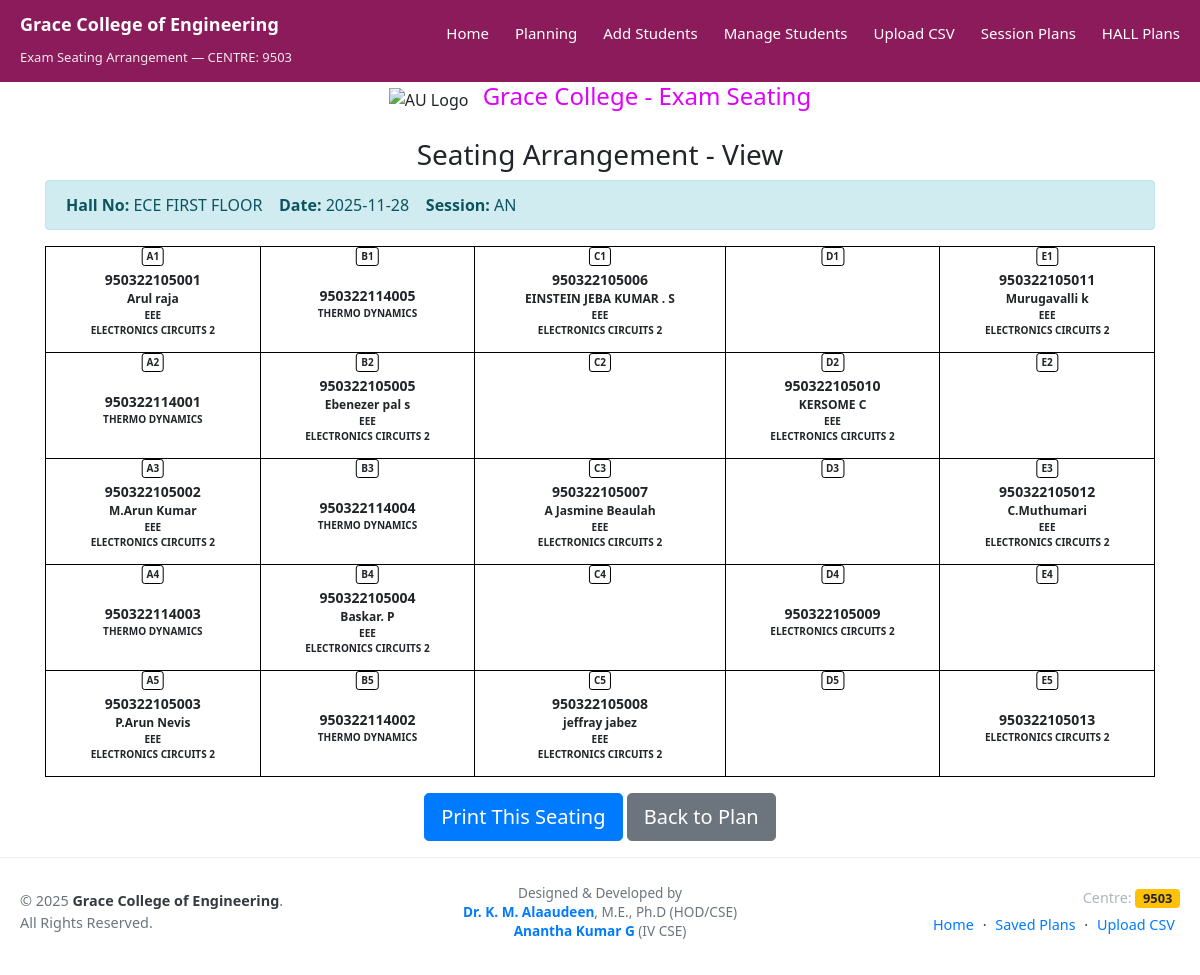
/view_seating_single.php?id=2, run on the app's committed database.
### tables this page shows
CREATE TABLE `exam_seating` (
  `id` int(11) NOT NULL,
  `odd_i` text NOT NULL,
  `even_i` text NOT NULL,
  `hall_no` varchar(50) NOT NULL,
  `exam_date` date NOT NULL,
  `session` varchar(10) NOT NULL,
  `subject` varchar(255) NOT NULL,
  `total_students` int(11) DEFAULT 0,
  `created_at` timestamp NOT NULL DEFAULT current_timestamp(),
  `odd_dept` text DEFAULT NULL,
  `left_subjects` text DEFAULT NULL,
  `even_dept` text DEFAULT NULL,
  `right_subjects` text DEFAULT NULL,
  `odd_subjects` text DEFAULT NULL,
  `even_subjects` text DEFAULT NULL
);

### view_seating_single.php (the view, shortened to what this page needs)
<?php
include 'connection.php';
$id = isset($_GET['id']) ? intval($_GET['id']) : 0;
$sql = "SELECT * FROM exam_seating WHERE id=$id";
$res = mysqli_query($conn, $sql);
$row = mysqli_fetch_assoc($res);
$odd = unserialize($row['odd_i']);
$even = unserialize($row['even_i']);
$oddSubj = unserialize($row['odd_subjects']);
$evenSubj = unserialize($row['even_subjects']);
$hall_no   = $row['hall_no'];
$exam_date = $row['exam_date'];
$session   = $row['session'];
$oddValues = $evenValues = $oddNames = $evenNames = $oddDeptVal = $evenDeptVal = $oddSub = $evenSub = [];
foreach ($odd as $i => $reg) {
    $key = "odd" . ($i + 1);
    $oddValues[$key] = $reg;
    $oddSub[$key] = $oddSubj[$i] ?? '';
    if ($reg != "") {
        $q = mysqli_query($conn, "SELECT name, department FROM students WHERE reg_no='$reg'");
        $st = mysqli_fetch_assoc($q);
        $oddNames[$key] = $st['name'] ?? '';
        $oddDeptVal[$key] = $st['department'] ?? '';
    }
}
foreach ($even as $i => $reg) {
    $key = "even" . ($i + 1);
    $evenValues[$key] = $reg;
    $evenSub[$key] = $evenSubj[$i] ?? '';
    if ($reg != "") {
        $q = mysqli_query($conn, "SELECT name, department FROM students WHERE reg_no='$reg'");
        $st = mysqli_fetch_assoc($q);
        $evenNames[$key] = $st['name'] ?? '';
        $evenDeptVal[$key] = $st['department'] ?? '';
    }
}
$cells = [
    ['odd1', 'even5', 'odd6', 'even10', 'odd11'],
    ['even1', 'odd5', 'even6', 'odd10', 'even11'],
    ['odd2', 'even4', 'odd7', 'even9', 'odd12'],
    ['even3', 'odd4', 'even7', 'odd9', 'even12'],
    ['odd3', 'even2', 'odd8', 'even8', 'odd13']
];
?>
<!DOCTYPE html>
<html>
<head>
    <link rel="stylesheet" href="https://stackpath.bootstrapcdn.com/bootstrap/4.5.2/css/bootstrap.min.css">
</head>
<body>
    <?php include 'menu.php'; ?>
    <div class="header">
        <img src="https://res.cloudinary.com/de1tywvqm/image/upload/v1764171191/au_logo_f8g8al.png" alt="AU Logo" />
        <h1>Grace College - Exam Seating</h1>
    </div>
    <div class="container mt-3">
        <h3 class="text-center mb-2">Seating Arrangement - View</h3>
        <div class="alert alert-info">
            <strong>Hall No:</strong> <?= $hall_no ?> &nbsp;&nbsp;
            <strong>Date:</strong> <?= $exam_date ?> &nbsp;&nbsp;
            <strong>Session:</strong> <?= $session ?>
        </div>
        <div class="table-responsive">
            <table id="tableBody">
                <tbody>
                    <?php
                    for ($r = 0; $r < 5; $r++) {
                        echo "<tr>";
                        for ($c = 0; $c < 5; $c++) {
                            $key = $cells[$r][$c];
                            $reg = $oddValues[$key] ?? ($evenValues[$key] ?? '');
                            $name = $oddNames[$key] ?? ($evenNames[$key] ?? '');
                            $dept = $oddDeptVal[$key] ?? ($evenDeptVal[$key] ?? '');
                            $subj = $oddSub[$key] ?? ($evenSub[$key] ?? '');
                            $label = chr(65 + $c) . ($r + 1);
                            echo "<th>
                        <div class='a1-box'>$label</div>
                        <span class='regno'>$reg</span>
                        <span class='name'>$name</span>
                        <span class='dept'>$dept</span>
                        <span class='subj'>$subj</span>
                        </th>";
                        }
                        echo "</tr>";
                    }
                    ?>
                </tbody>
            </table>
        </div>
        <div class="text-center mt-3 mb-3">
            <button onclick="printSeating()" class="btn btn-primary btn-lg">Print This Seating</button>
            <button onclick="window.location.href='view_plan.php'" class="btn btn-secondary btn-lg">Back to Plan</button>
        </div>
    </div>
</body>
</html>
<?php include 'footer.php'; ?>

### view_seating_single.php (style rules this page uses)
.header { text-align: center; margin-bottom: 20px; }
.header img { height: 50px; vertical-align: middle; }
.header h1 { display: inline-block; margin-left: 10px; vertical-align: middle; font-size: 24px; color: #de02fbff; }
table { border-collapse: collapse; width: 100%; min-width: 700px; }
th, td { border: 1px solid black; padding: 14px; text-align: center; position: relative; }
.a1-box { position: absolute; top: 0px; left: 50%; transform: translateX(-50%); padding: 1px 4px; font-size: 10px; border: 1px solid #000; background: #fff; border-radius: 3px; }
.regno { font-size: 14px; font-weight: bold; display: block; margin-top: 8px; }
.name { font-size: 12px; font-weight: bold; display: block; }
.dept, .subj { font-size: 10px; display: block; }

### menu.php (style rules this page uses)
* { margin: 0; padding: 0; box-sizing: border-box; font-family: "Segoe UI", system-ui, sans-serif; }
:root { --primary: #8b1b5a; --white: #ffffff; }

### data on the page
exam_seating: hall_no "ECE FIRST FLOOR", exam_date "2025-11-28", session "AN"

### other printed values
$label "A1"
$reg "950322105001"
$name "Arul raja"
$dept "EEE"
$subj "ELECTRONICS CIRCUITS 2"
$label "B1"
$reg "950322114005"
$subj "THERMO DYNAMICS"
$label "C1"
$reg "950322105006"
$name "EINSTEIN JEBA KUMAR . S"
$label "D1"
$label "E1"
$reg "950322105011"
$name "Murugavalli k"
